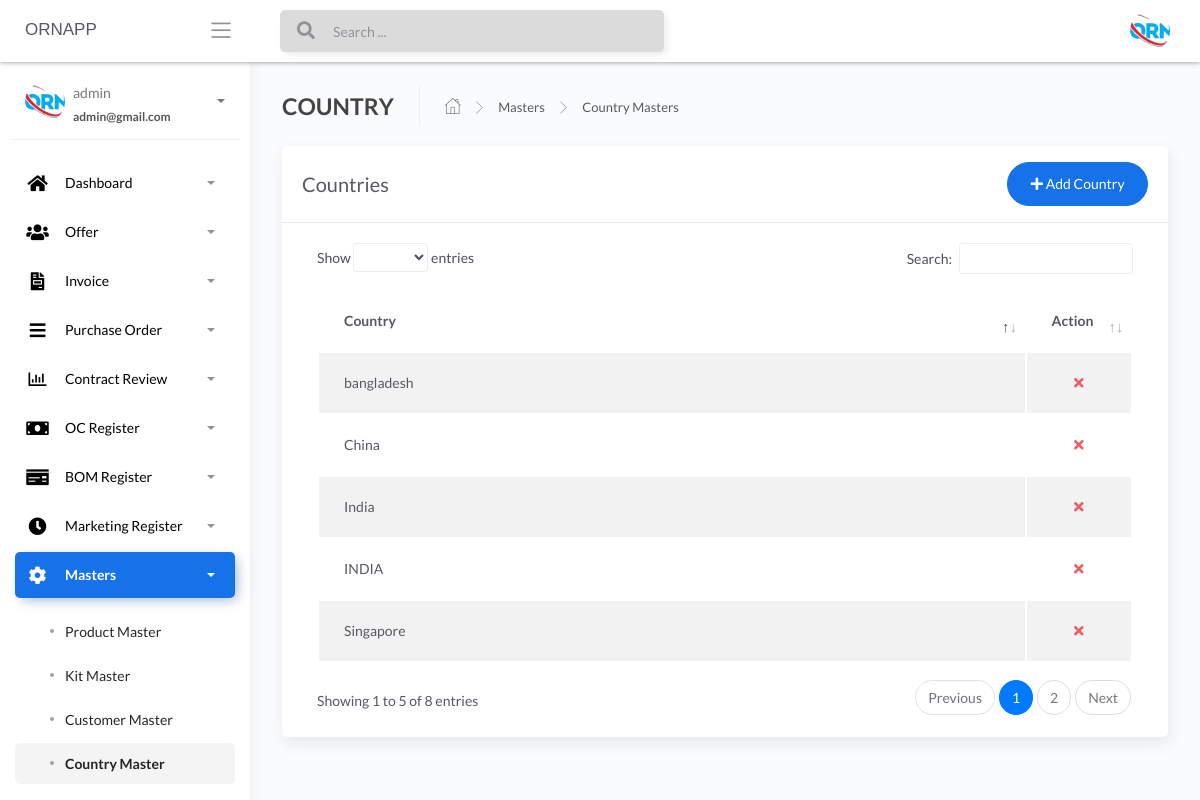
/Country-masters (signed in), run on the app's committed database.
### apps/authentication/models.py (models this page shows, shortened)
class Users(db.Model, UserMixin):
    __tablename__ = 'Users'
    id = db.Column(db.Integer, primary_key=True)
    username = db.Column(db.String(64), unique=True)
    email = db.Column(db.String(64), unique=True)
    password = db.Column(db.LargeBinary)

### apps/home/models.py (models this page shows, shortened)
class CountryMaster(db.Model):
    __tablename__ = "CountryMaster"
    id = db.Column(db.Integer, primary_key=True)
    country_name_temp = db.Column(db.String())

### apps/home/routes.py (the view, shortened to what this page needs)
@blueprint.route('/Country-masters', methods=['GET', 'POST'])
@login_required
def Country_masters():
    if request.method == 'GET':
        users = CountryMaster.query.all()
        return render_template('home/Country-masters.html', users=users, segment='Country-masters')

### apps/__init__.py (called while the page is built)
def configure_database(app):
    @app.before_first_request
    def initialize_database():
        db.create_all()
    @app.teardown_request
    def shutdown_session(exception=None):
        db.session.remove()

### apps/authentication/models.py (called while the page is built)
@login_manager.user_loader
def user_loader(id):
    return Users.query.filter_by(id=id).first()

### apps/templates/home/Country-masters.html (shortened to what this page needs)
{% extends "layouts/base.html" %}
{% block content %}
<div class="content">
	<div class="page-inner">
		<div class="page-header">
			<h4 class="page-title">COUNTRY</h4>
			<ul class="breadcrumbs">
				<li class="nav-home">
					<a href="#">
						<i class="flaticon-home"></i>
					</a>
				</li>
				<li class="separator">
					<i class="flaticon-right-arrow"></i>
				</li>
				<li class="nav-item">
					<a href="#">Masters</a>
				</li>
				<li class="separator">
					<i class="flaticon-right-arrow"></i>
				</li>
				<li class="nav-item">
					<a href="#">Country Masters</a>
				</li>
			</ul>
		</div>
		<div class="row">
			<div class="col-md-12">
				<div class="card">
					<div class="card-header">
						<div class="d-flex align-items-center">
							<h4 class="card-title">Countries</h4>
							<button class="btn btn-primary btn-round ml-auto" data-toggle="modal"
								data-target="#addRowModal">
								<i class="fa fa-plus"></i>
								Add Country
							</button>
						</div>
					</div>
					<div class="card-body">
						<div class="table-responsive">
							<table id="add-row" class="display table table-striped table-hover">
								<thead>
									<tr>
										<th>Country</th>
										<th style="width: 10%">Action</th>
									</tr>
								</thead>
								<tbody>
									{% for user in users %}
									<tr {% if loop.index %2==0 %} {% else %} {% endif %}>
										<td>{{user.country_name_temp}}</td>
										<td>
											<div class="form-button-action">
												<span style="font-size: 24px;color:red;">
													<a href="/{{user.id}}/deletecountry" type="button"
														data-toggle="tooltip" title="" class="btn btn-link btn-danger"
														data-original-title="Remove"> <i class="fas fa-times"></i></a>
												</span>
											</div>
										</td>
									</tr>
									{% endfor %}
								</tbody>
							</table>
						</div>
					</div>
				</div>
			</div>
		</div>
	</div>
</div>
{% endblock content %}

### apps/templates/includes/sidebar.html (shortened to what this page needs)
		<div class="sidebar sidebar-style-2" data-background-color="white">
			<div class="sidebar-wrapper scrollbar scrollbar-inner">
				<div class="sidebar-content">
				{% if current_user.is_authenticated %}
					<div class="user">
						<div class="avatar-sm float-left mr-2">
							<img src="/static/assets/img/logo.jpg" alt="..." class="avatar-img rounded-circle">
						</div>
						<div class="info">
							<a data-toggle="collapse" href="#collapseExample" aria-expanded="true">
								<span>
									{{ current_user.username }}
									<span class="user-level">
										{{ current_user.email }}
									</span>
									<span class="caret"></span>
								</span>
							</a>
						</div>
					</div>
					<ul class="nav nav-primary">
						<li class="nav-item {% if 'dashboard' in segment %} active {% endif %}">
							<a data-toggle="collapse" href="#dashboard" aria-expanded="false">
								<i style="color:black;" class="fas fa-home"></i>
								<p style="color:black;">Dashboard</p>
								<span class="caret"></span>
							</a>
						</li>
						<li class="nav-item {% if 'offer-' in segment %} active {% endif %}">
							<a data-toggle="collapse" href="#base">
								<i  style="color:black;" class="fas fa-users"></i>
								<p  style="color:black;">Offer</p>
								<span class="caret"></span>
							</a>
						</li>
						<li class="nav-item {% if 'invoice' in segment %} active {% endif %}">
							<a data-toggle="collapse" href="#invoice">
								<i  style="color:black;" class="fas fa-file-invoice"></i>
								<p  style="color:black;">Invoice</p>
								<span class="caret"></span>
							</a>
						</li>
						<li class="nav-item {% if 'purchaseorder' in segment %} active {% endif %}">
							<a data-toggle="collapse" href="#purchaseorder">
								<i  style="color:black;" class="fas fa-bars"></i>
								<p  style="color:black;">Purchase Order</p>
								<span class="caret"></span>
							</a>
						</li>
						<li class="nav-item {% if 'contractreview' in segment %} active {% endif %}">
							<a data-toggle="collapse" href="#contractreview">
								<i  style="color:black;" class="far fa-chart-bar"></i>
								<p  style="color:black;">Contract Review</p>
								<span class="caret"></span>
							</a>
						</li>
						<li class="nav-item {% if 'OcRegister' in segment %} active {% endif %}">
							<a data-toggle="collapse" href="#OcRegister">
								<i  style="color:black;" class="fas fa-money-bill"></i>
								<p  style="color:black;">OC Register</p>
								<span class="caret"></span>
							</a>
						</li>
						<li class="nav-item {% if 'BOMRegister' in segment %} active {% endif %}">
							<a data-toggle="collapse" href="#BOMRegister">
								<i  style="color:black;" class="fas fa-money-check"></i>
								<p  style="color:black;">BOM Register</p>
								<span class="caret"></span>
							</a>
						</li>
						<li class="nav-item {% if 'MarketingRegister' in segment %} active {% endif %}">
							<a data-toggle="collapse" href="#MarketingRegister">
								<i  style="color:black;" class="fas fa-clock"></i>
								<p  style="color:black;">Marketing Register</p>
								<span class="caret"></span>
							</a>
						</li>
						<li class="nav-item {% if 'masters' in segment %} active {% endif %}">
							<a data-toggle="collapse" href="#masters">
								<i  style="color:black;" class="fas fa-cog fa-spin"></i>
								<p  style="color:black;">Masters</p>
								<span class="caret"></span>
							</a>
							<div class="collapse {% if 'masters' in segment %} show {% endif %}" id="masters">
								<ul class="nav nav-collapse">
									<li class="{% if 'Product-masters' in segment %} active {% endif %}">
										<a href="/Product-masters">
											<span  style="color:black;" class="sub-item">Product Master</span>
										</a>
									</li>
									<li class="{% if 'Kit-masters' in segment %} active {% endif %}">
										<a href="/Kit-masters">
											<span  style="color:black;"class="sub-item">Kit Master</span>
										</a>
									</li>
									<li class="{% if 'Customer-masters' in segment %} active {% endif %}">
										<a href="/Customer-masters">
											<span  style="color:black;" class="sub-item">Customer Master</span>
										</a>
									</li>
									<li class="{% if 'Country-masters' in segment %} active {% endif %}">
										<a href="/Country-masters">
											<span  style="color:black;" class="sub-item">Country Master</span>
										</a>
									</li>
									<li class="{% if 'State-masters' in segment %} active {% endif %}">
										<a href="/State-masters">
										</a>
									</li>
								</ul>
							</div>
						</li>
					</ul>
				{% endif %}
				</div>
			</div>
		</div>

### data on the page
Users: username "admin", email "admin@gmail.com"
CountryMaster: country_name_temp "India"
CountryMaster: country_name_temp "bangladesh"
CountryMaster: country_name_temp "INDIA"
CountryMaster: country_name_temp "Singapore"
CountryMaster: country_name_temp "China"
